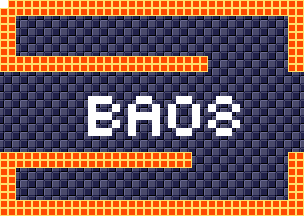

A 2D game scene composited from a Tiled map and its tileset images. What follows is a short description and the map's XML, with each tile layer's data collapsed to a summary:
An orthogonal 38x27 tile map with 8x8 px tiles, 4 tile layers (background, foreground, room numbers, Objects), 15 tilesets.

<map version="1.5" tiledversion="1.7.1" orientation="orthogonal" renderorder="right-down" width="38" height="27" tilewidth="8" tileheight="8" infinite="0" nextlayerid="11" nextobjectid="1">
 <tileset firstgid="1" source="tilesheets/tsKarniMata.tsx" />
 <tileset firstgid="1025" source="tilesheets/tsVoodooWasp.tsx" />
 <tileset firstgid="2049" source="tilesheets/tsBurial.tsx" />
 <tileset firstgid="3073" source="tilesheets/tsBlueTemple.tsx" />
 <tileset firstgid="4097" source="tilesheets/tsGoddess.tsx" />
 <tileset firstgid="5121" source="tilesheets/tsKonark.tsx" />
 <tileset firstgid="6145" name="sEnemies" tilewidth="8" tileheight="8" tilecount="1024" columns="32">
  <image source="../grapx/tilesheets/sObjects.bmp" trans="ff94ff" width="256" height="256" />
 </tileset>
 <tileset firstgid="7169" source="tilesheets/tsIceTemple.tsx" />
 <tileset firstgid="8193" source="tilesheets/tsLavaArea.tsx" />
 <tileset firstgid="9217" source="tilesheets/tsBossArea.tsx" />
 <tileset firstgid="10241" source="tilesheets/tsPegu.tsx" />
 <tileset firstgid="11265" source="tilesheets/sTiwanakuTemple.tsx" />
 <tileset firstgid="12289" source="tilesheets/sIndraTemple.tsx" />
 <tileset firstgid="13313" source="tilesheets/sTeleport.tsx" />
 <tileset firstgid="14337" source="tilesheets/sObjects.tsx" />
 <layer id="2" name="background" width="38" height="27">
  <data>[1026 cells, 1026 non-empty, 2 distinct tile ids]</data>
 </layer>
 <layer id="1" name="foreground" width="38" height="27">
  <data>[1026 cells, 296 non-empty, 1 distinct tile ids]</data>
 </layer>
 <layer id="7" name="room numbers" width="38" height="27">
  <data>[1026 cells, 46 non-empty, 1 distinct tile ids]</data>
 </layer>
 <layer id="10" name="Objects" width="38" height="27">
  <data>[1026 cells, 0 non-empty, 0 distinct tile ids]</data>
 </layer>
</map>
